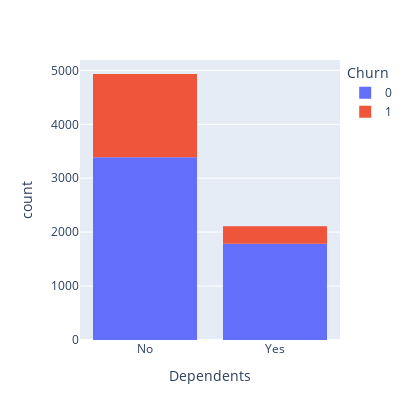

The notebook cell saved with this chart:
### Code cell
fig = px.histogram(data_frame=data, x="Dependents", color="Churn", width=420, height=420)
fig.show()

### Figure 1 — Plotly figure (JSON) as saved in the notebook; plotly's stock layout.template omitted (floating-point values rounded to 4 significant figures; data arrays with more than 128 entries replaced by an {"elided": "..."} marker saying what was removed)
{"data": [{"alignmentgroup": "True", "bingroup": "x", "hovertemplate": "Churn=0<br>Dependents=%{x}<br>count=%{y}<extra></extra>", "legendgroup": "0", "marker": {"color": "#636efa", "pattern": {"shape": ""}}, "name": "0", "offsetgroup": "0", "orientation": "v", "showlegend": true, "type": "histogram", "x": {"elided": "5174 str values"}, "xaxis": "x", "yaxis": "y"}, {"alignmentgroup": "True", "bingroup": "x", "hovertemplate": "Churn=1<br>Dependents=%{x}<br>count=%{y}<extra></extra>", "legendgroup": "1", "marker": {"color": "#EF553B", "pattern": {"shape": ""}}, "name": "1", "offsetgroup": "1", "orientation": "v", "showlegend": true, "type": "histogram", "x": {"elided": "1869 str values"}, "xaxis": "x", "yaxis": "y"}], "layout": {"barmode": "relative", "height": 420, "legend": {"title": {"text": "Churn"}, "tracegroupgap": 0}, "margin": {"t": 60}, "width": 420, "xaxis": {"anchor": "y", "domain": [0, 1], "title": {"text": "Dependents"}}, "yaxis": {"anchor": "x", "domain": [0, 1], "title": {"text": "count"}}}}
